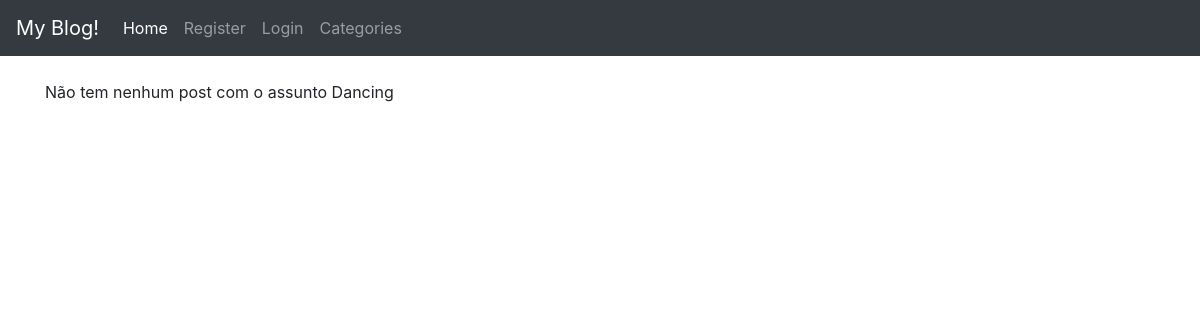
The page /category/dancing/ on the database as committed earlier.
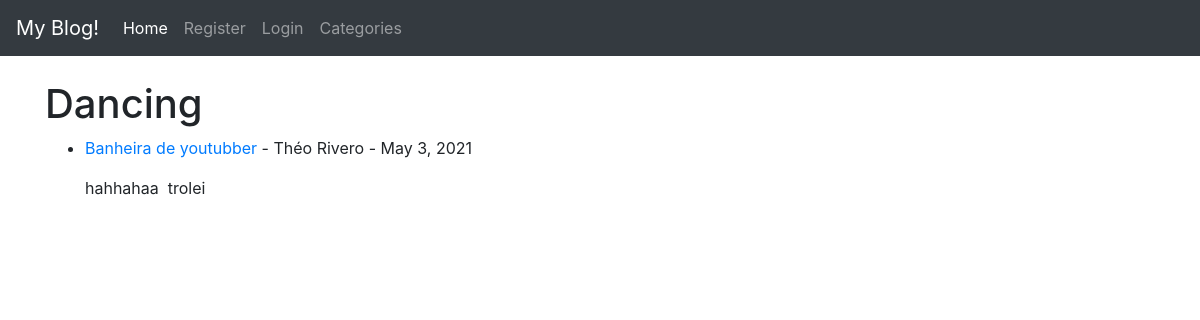
The same page on the database as committed later.
### theblog/models.py (models this page shows, shortened)
class Post(models.Model):
	title = models.CharField(max_length=255)
	header_image = models.ImageField(null=True, blank=True, upload_to="images/")
	title_tag = models.CharField(max_length=255)
	snippet = models.CharField(max_length=255)
	author = models.ForeignKey(User, on_delete=models.CASCADE) #models.CASCADE caso o user seja apagado todos os seus posts são apagados tbm
	body = RichTextField(blank=True)
	post_date = models.DateField(auto_now_add=True)
	category = models.CharField(max_length=255)
	likes = models.ManyToManyField(User, related_name='blog_post')

### theblog/views.py (the view)
# urls.py: path('category/<str:cats>/', CategoryView, name='category'),
def CategoryView(request, cats):
	cats = cats.replace('-', ' ')
	category_posts = Post.objects.filter(category=cats)
	context =  {'category_posts':category_posts, 'cats':cats}
	return render(request, 'categories.html', context)

### theblog/templates/categories.html (shortened to what this page needs)
{% extends 'base.html' %}
{% block content %}
{% if category_posts %}
	<h1>{{cats|capfirst }}</h1>
	<ul>
	{% for post in category_posts %}
		<li>
			<a href="{% url 'article-detail' post.id %}">{{post.title}}</a> - {{post.author.first_name}} {{post.author.last_name}} - {{post.post_date}}
			<p>{{post.body|slice:":100"|safe}}</p>
		</li>
	{% endfor %}
	</ul>
{% else %}
	<p>Não tem nenhum post com o assunto {{cats|capfirst}}</p>
{% endif %}
{% endblock %}

Rows that differ between the two databases and show on the page:
added Post: category "Dancing", title "Banheira de youtubber", author.first_name "Théo", author.last_name "Rivero", post_date "May 3, 2021", body "hahhahaa trolei"
Other text that changed with them:
{{ cats|capfirst }}: "Dancing" → (not shown)
text no longer shown: "Não tem nenhum post com o assunto"
